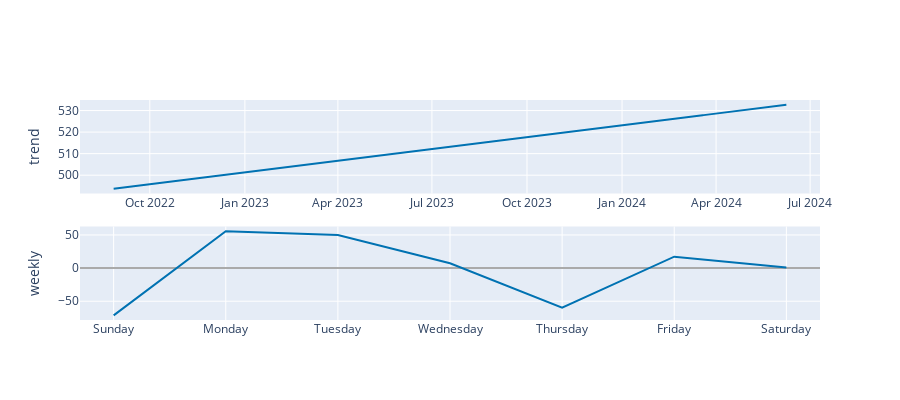

Notebook cell for this chart:
### Code cell
plot_components_plotly(model, forecast)

### Figure 1 — Plotly figure (JSON) as saved in the notebook; plotly's stock layout.template omitted (floating-point values rounded to 4 significant figures; data arrays with more than 128 entries replaced by an {"elided": "..."} marker saying what was removed)
{"data": [{"line": {"color": "#0072B2", "width": 2}, "mode": "lines", "name": "trend", "type": "scatter", "x": {"elided": "652 str values"}, "xaxis": "x", "y": {"elided": "652 float values"}, "yaxis": "y"}, {"line": {"color": "rgba(0, 114, 178, 0.2)", "width": 0}, "mode": "lines", "name": "trend_upper", "type": "scatter", "x": {"elided": "652 str values"}, "xaxis": "x", "y": {"elided": "652 float values"}, "yaxis": "y"}, {"fill": "tonexty", "fillcolor": "rgba(0, 114, 178, 0.2)", "line": {"color": "rgba(0, 114, 178, 0.2)", "width": 0}, "mode": "lines", "name": "trend_lower", "type": "scatter", "x": {"elided": "652 str values"}, "xaxis": "x", "y": {"elided": "652 float values"}, "yaxis": "y"}, {"line": {"color": "#0072B2", "width": 2}, "mode": "lines", "name": "weekly", "type": "scatter", "x": ["2017-01-01T00:00:00", "2017-01-02T00:00:00", "2017-01-03T00:00:00", "2017-01-04T00:00:00", "2017-01-05T00:00:00", "2017-01-06T00:00:00", "2017-01-07T00:00:00"], "xaxis": "x2", "y": [-71.24, 55.67, 49.94, 7.233, -59.75, 17.23, 0.9165], "yaxis": "y2"}], "layout": {"height": 400, "showlegend": false, "width": 900, "xaxis": {"anchor": "y", "domain": [0, 1], "range": ["2022-07-25T10:48:00", "2024-07-10T13:12:00"], "type": "date"}, "xaxis2": {"anchor": "y2", "domain": [0, 1], "range": ["2016-12-31T16:48:00", "2017-01-07T07:12:00"], "tickformat": "%A", "type": "date"}, "yaxis": {"anchor": "x", "domain": [0.575, 1], "rangemode": "normal", "title": {"text": "trend"}, "zerolinecolor": "#AAA"}, "yaxis2": {"anchor": "x2", "domain": [0, 0.425], "title": {"text": "weekly"}, "zerolinecolor": "#AAA"}}}
